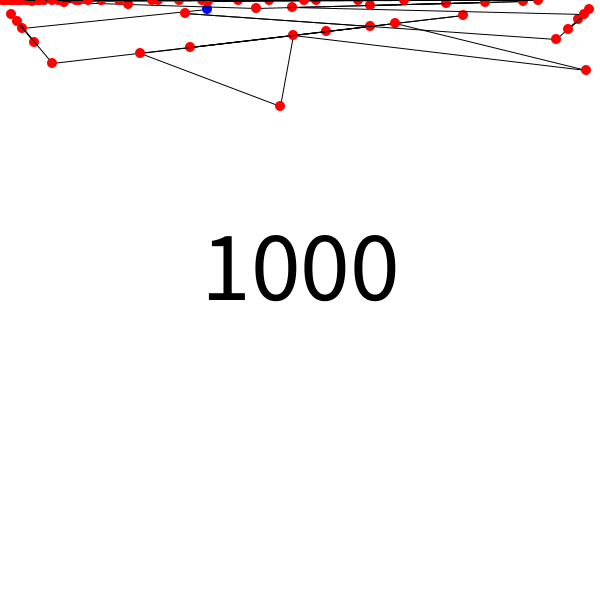
Frame 1 (no input)
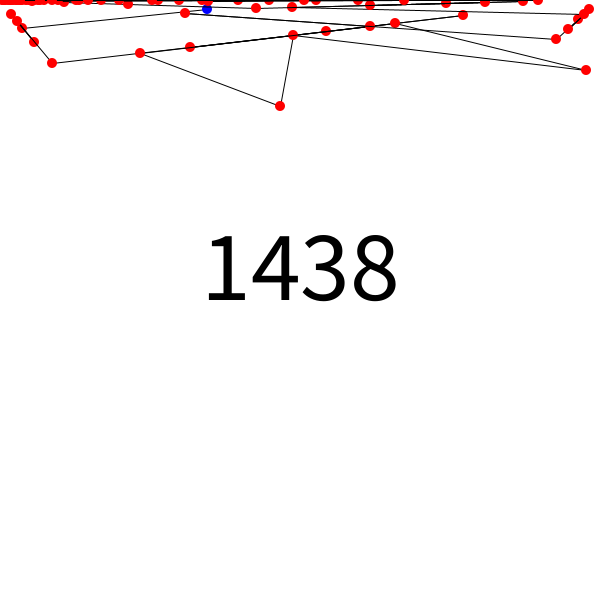
Frame 60 (the mouse pressed at the canvas centre just before this capture)
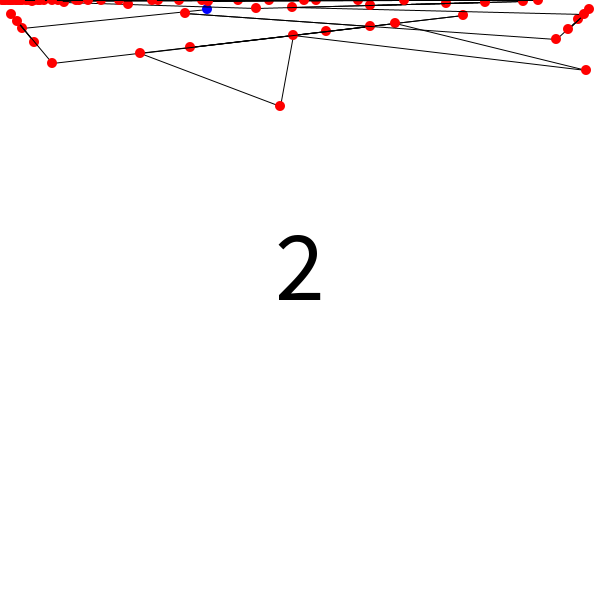
Frame 120 (the mouse held since frame 60 and released just before this capture)

The Processing sketch that drew these frames (run headless with seeded random() and noise(); from frame 60 on, the mouse is pressed at the canvas centre):

// Processing sketch: Collatz_Conjecture
// ── Collatz_Conjecture.pde
void settings () {
  size(600, 600);
}

void setup() {
  frameRate(5);
}

int start = 1000;

float scale = 1 ;

void draw() {

  background(255);
  
  println(scale) ;
  scale (scale); 


  //for displaying the collatz path of 1 number
  
  fill(0);
   textSize(100);
   textAlign(CENTER);
   text(start, 300, 300);
   
   start = collatz(start);
   

  //goes through every number from 1 ~ 360000
  for (int i = 5607; i <= 5607; i++) {
    drawCollatz(i);
  }
}

int collatz(int number) {
  if (number%2 == 0) {
    return number/2;
  } else {
    return 3*number+1;
  }
}

void drawCollatz(int number) {

  boolean flip = true;
  int newNumber = number;

  while (newNumber != 1) {
    strokeWeight(1);
    stroke(0);
    line((newNumber-1)%600 + 1, (newNumber - newNumber%600)/600, 
      (collatz(newNumber)-1)%600 + 1, (collatz(newNumber) - collatz(newNumber)%600)/600);

    if (flip) {
      fill(0, 0, 255);
    } else {
      fill(255, 0, 0);
    }
    flip = false;

    noStroke();
    ellipse((newNumber-1)%600 + 1, (newNumber - newNumber%600)/600, 10, 10);

    textSize(1);
    textAlign(CENTER);
    fill(0, 255, 0);
  //  text(newNumber, (newNumber-1)%600 + 1, (newNumber - newNumber%600)/600);
    newNumber = collatz(newNumber);
  }
}
